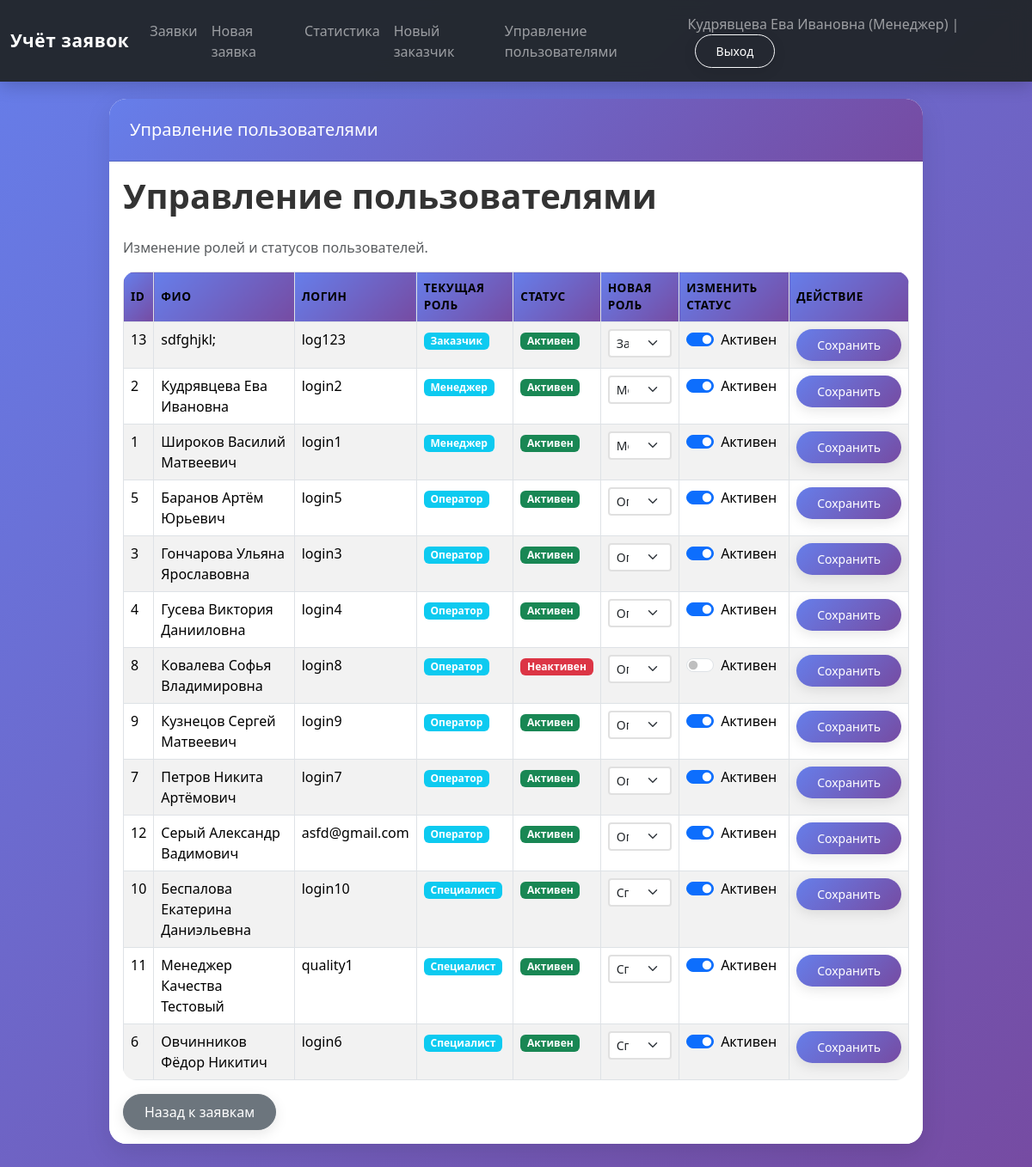
The page /users/manage (signed in) on the database its author committed.
### tables this page shows
CREATE TABLE users (
            user_id INTEGER PRIMARY KEY AUTOINCREMENT,
            fio TEXT NOT NULL,
            phone TEXT NOT NULL,
            login TEXT UNIQUE NOT NULL,
            password TEXT NOT NULL,
            user_type TEXT NOT NULL CHECK (
                user_type IN ('Менеджер', 'Специалист', 'Оператор', 'Заказчик', 'Менеджер по качеству')
            ),
            is_active INTEGER DEFAULT 1,
            registration_date TEXT DEFAULT (DATE('now')),
            email TEXT,
            address TEXT,
            notes TEXT
        );

### web_app.py (the view)
    def wrapper(*args, **kwargs):
        if "user" not in session:
            return redirect(url_for("login"))
        if session.get("user", {}).get("user_type") != "Менеджер":
            flash("Доступ запрещён. Требуются права менеджера.", "danger")
            return redirect(url_for("requests_list"))
        return view_func(*args, **kwargs)

### web_app.py (called while the page is built, shortened)
def get_connection():
    if not os.path.exists(DB_NAME):
        raise FileNotFoundError(
            f"Файл базы данных '{DB_NAME}' не найден. "
            f"Сначала запустите 'test.py' для создания БД."
        )
    conn = sqlite3.connect(DB_NAME)
    conn.row_factory = sqlite3.Row
    return conn

def login_required(view_func):
    def wrapper(*args, **kwargs):
        if "user" not in session:
            return redirect(url_for("login"))
        return view_func(*args, **kwargs)
    wrapper.__name__ = view_func.__name__
    return wrapper

def manager_required(view_func):
    def wrapper(*args, **kwargs):
        if "user" not in session:
            return redirect(url_for("login"))
        if session.get("user", {}).get("user_type") != "Менеджер":
            flash("Доступ запрещён. Требуются права менеджера.", "danger")
            return redirect(url_for("requests_list"))
        return view_func(*args, **kwargs)
    wrapper.__name__ = view_func.__name__
    return wrapper

@app.route("/users/manage", methods=["GET", "POST"])
@login_required
@manager_required
def manage_users():
    try:
        conn = get_connection()
    except FileNotFoundError as exc:
        flash(str(exc), "danger")
        return redirect(url_for("requests_list"))
    with conn:
        cur = conn.cursor()
        cur.execute(
            """
            SELECT user_id, fio, phone, login, user_type, registration_date, is_active
            FROM users
            ORDER BY user_type, fio
            """
        )
        users = cur.fetchall()
    return render_template("manage_users.html",
                        current_user=session.get("user"),
                        users=users)

### templates/manage_users.html (shortened to what this page needs)
{% extends "base.html" %}
{% block header %}Управление пользователями{% endblock %}
{% block content %}
<h1>Управление пользователями</h1>
<p class="text-muted">Изменение ролей и статусов пользователей.</p>
<div class="table-responsive">
  <table class="table table-striped table-bordered">
    <thead>
      <tr>
        <th>ID</th>
        <th>ФИО</th>
        <th>Логин</th>
        <th>Текущая роль</th>
        <th>Статус</th>
        <th>Новая роль</th>
        <th>Изменить статус</th>
        <th>Действие</th>
      </tr>
    </thead>
    <tbody>
      {% for u in users %}
      <tr>
        <td>{{ u.user_id }}</td>
        <td>{{ u.fio }}</td>
        <td>{{ u.login }}</td>
        <td>
          <span class="badge bg-info">{{ u.user_type }}</span>
        </td>
        <td>
          {% if u.is_active %}
          <span class="badge bg-success">Активен</span>
          {% else %}
          <span class="badge bg-danger">Неактивен</span>
          {% endif %}
        </td>
        <td>
          <form method="post" action="{{ url_for('manage_users') }}" class="d-inline">
            <div class="input-group input-group-sm">
              <select name="user_type" class="form-select form-select-sm">
                <option value="Заказчик" {% if u.user_type == 'Заказчик' %}selected{% endif %}>Заказчик</option>
                <option value="Специалист" {% if u.user_type == 'Специалист' %}selected{% endif %}>Специалист</option>
                <option value="Оператор" {% if u.user_type == 'Оператор' %}selected{% endif %}>Оператор</option>
                <option value="Менеджер" {% if u.user_type == 'Менеджер' %}selected{% endif %}>Менеджер</option>
              </select>
            </div>
        </td>
        <td>
          <div class="form-check form-switch">
            <input class="form-check-input" type="checkbox" name="is_active" value="1"
                  {% if u.is_active %}checked{% endif %}>
            <label class="form-check-label">Активен</label>
          </div>
        </td>
        <td>
            <button type="submit" class="btn btn-sm btn-primary">Сохранить</button>
        </td>
      </tr>
      {% endfor %}
    </tbody>
  </table>
</div>
<a href="{{ url_for('requests_list') }}" class="btn btn-secondary">Назад к заявкам</a>
{% endblock %}

### templates/base.html (shortened to what this page needs)
<!doctype html>
<html lang="ru">
<head>
    <link rel="stylesheet"
          href="https://cdn.jsdelivr.net/npm/bootstrap@5.3.2/dist/css/bootstrap.min.css">
    <link rel="stylesheet" href="{{ url_for('static', filename='styles.css') }}">
</head>
<body>
<nav class="navbar navbar-expand-lg navbar-dark bg-dark">
  <div class="container-fluid">
    <a class="navbar-brand" href="{{ url_for('index') }}">Учёт заявок</a>
    <div class="collapse navbar-collapse" id="navbarNav">
      <ul class="navbar-nav me-auto mb-2 mb-lg-0">
        {% if current_user %}
        <li class="nav-item">
          <a class="nav-link" href="{{ url_for('requests_list') }}">Заявки</a>
        </li>
        <li class="nav-item">
          <a class="nav-link" href="{{ url_for('new_request') }}">Новая заявка</a>
        </li>
        <li class="nav-item">
          <a class="nav-link" href="{{ url_for('stats') }}">Статистика</a>
        </li>
        {% if current_user['user_type'] == 'Менеджер' %}
        <li class="nav-item">
          <a class="nav-link" href="{{ url_for('new_client') }}">Новый заказчик</a>
        </li>
        <li class="nav-item">
          <a class="nav-link" href="{{ url_for('manage_users') }}">Управление пользователями</a>
        </li>
        {% endif %}
        {% endif %}
      </ul>
      <span class="navbar-text">
        {% if current_user %}
          {{ current_user['fio'] }} ({{ current_user['user_type'] }}) |
          <a href="{{ url_for('logout') }}" class="btn btn-sm btn-outline-light ms-2">Выход</a>
        {% else %}
          <a href="{{ url_for('login') }}" class="btn btn-sm btn-outline-light">Войти</a>
          <a href="{{ url_for('register') }}" class="btn btn-sm btn-outline-light ms-2">Регистрация</a>
        {% endif %}
      </span>
    </div>
  </div>
</nav>
<div class="container app-shell">
  <div class="row justify-content-center">
    <div class="col-12 col-lg-11 col-xl-10">
      <div class="card app-card">
        <div class="card-header app-card-header">
          <h5 class="mb-0">{% block header %}{{ title }}{% endblock %}</h5>
        </div>
        <div class="card-body bg-white">
          {% block content %}{% endblock %}
        </div>
      </div>
    </div>
  </div>
</div>
</body>
</html>

### static/styles.css (style rules this page uses)
* { transition: all 0.3s ease; }
body { min-height: 100vh; background: linear-gradient(135deg, #667eea 0%, #764ba2 25%, #f093fb 50%, #4facfe 75%, #00f2fe 100%); background-size: 400% 400%; animation: gradientShift 15s ease infinite; background-attachment: fixed; font-family: 'Segoe UI', Tahoma, Geneva, Verdana, sans-serif; }
.app-shell { padding: 20px 0 40px; animation: fadeIn 0.5s ease-in; }
.app-card { border-radius: 20px; box-shadow: 0 20px 60px rgba(0,0,0,0.3); overflow: hidden; background: rgba(255, 255, 255, 0.95); backdrop-filter: blur(10px); animation: slideUp 0.6s ease-out; }
.app-card-header { background: linear-gradient(135deg, #667eea 0%, #764ba2 100%); color: #fff; padding: 1.5rem; }
.navbar { background: rgba(33, 37, 41, 0.95) !important; backdrop-filter: blur(10px); box-shadow: 0 4px 20px rgba(0,0,0,0.2); }
.navbar-brand { font-weight: 700; letter-spacing: 0.03em; font-size: 1.3rem; }
.btn { border-radius: 50px; padding: 0.5rem 1.5rem; font-weight: 500; transition: all 0.3s ease; box-shadow: 0 4px 15px rgba(0,0,0,0.1); }
.btn-primary { background: linear-gradient(135deg, #667eea 0%, #764ba2 100%); border: none; }
table { border-radius: 15px; overflow: hidden; }
table thead th { background: linear-gradient(135deg, #667eea 0%, #764ba2 100%); color: white; vertical-align: middle; font-weight: 600; text-transform: uppercase; font-size: 0.85rem; letter-spacing: 0.5px; padding: 1rem; }
table tbody tr { transition: all 0.3s ease; }
.form-control, .form-select { border-radius: 10px; border: 2px solid #e0e0e0; padding: 0.75rem 1rem; transition: all 0.3s ease; }
h1 { color: #333; font-weight: 700; margin-bottom: 1.5rem; }
.card { border: none; border-radius: 20px; box-shadow: 0 10px 30px rgba(0,0,0,0.1); transition: all 0.3s ease; }

### rows shown on the page
users: fio "Кудрявцева Ева Ивановна", user_id "2", login "login2", user_type "Менеджер", shows "Активен", is_active "☑"
users: user_id "13", fio "sdfghjkl;", login "log123", user_type "Заказчик", shows "Активен", is_active "☑"
users: user_id "1", fio "Широков Василий Матвеевич", login "login1", user_type "Менеджер", shows "Активен", is_active "☑"
users: user_id "5", fio "Баранов Артём Юрьевич", login "login5", user_type "Оператор", shows "Активен", is_active "☑"
users: user_id "3", fio "Гончарова Ульяна Ярославовна", login "login3", user_type "Оператор", shows "Активен", is_active "☑"
users: user_id "4", fio "Гусева Виктория Данииловна", login "login4", user_type "Оператор", shows "Активен", is_active "☑"
users: user_id "8", fio "Ковалева Софья Владимировна", login "login8", user_type "Оператор", shows "Неактивен"
users: user_id "9", fio "Кузнецов Сергей Матвеевич", login "login9", user_type "Оператор", shows "Активен", is_active "☑"
users: user_id "7", fio "Петров Никита Артёмович", login "login7", user_type "Оператор", shows "Активен", is_active "☑"
users: user_id "12", fio "Серый Александр Вадимович", login "asfd@gmail.com", user_type "Оператор", shows "Активен", is_active "☑"
users: user_id "10", fio "Беспалова Екатерина Даниэльевна", login "login10", user_type "Специалист", shows "Активен", is_active "☑"
users: user_id "11", fio "Менеджер Качества Тестовый", login "quality1", user_type "Специалист", shows "Активен", is_active "☑"
users: user_id "6", fio "Овчинников Фёдор Никитич", login "login6", user_type "Специалист", shows "Активен", is_active "☑"

### other values the page prints
{{ current_user['user_type'] }} "Менеджер"
